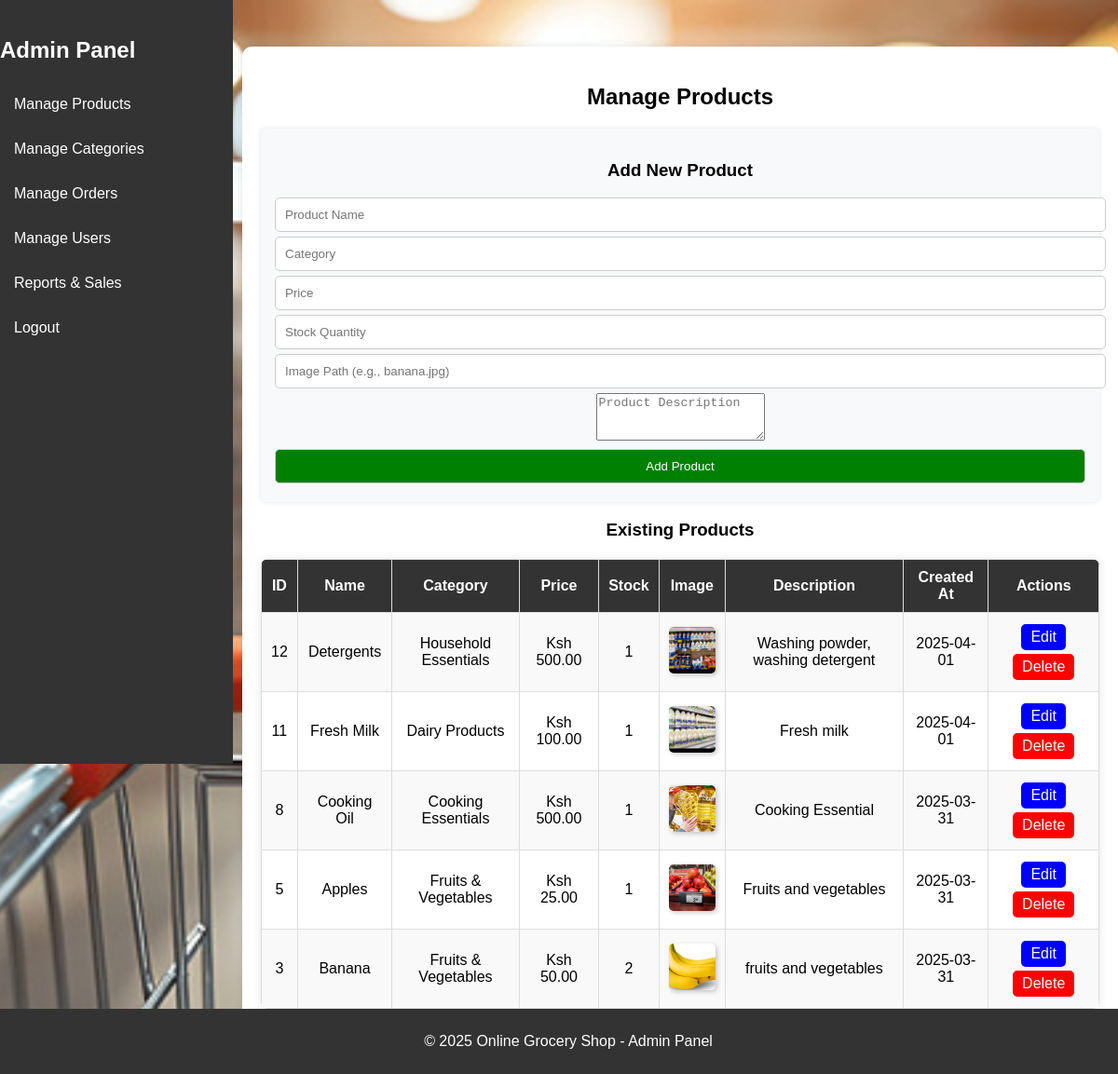
The page /admin/manage_products.php (signed in) on the database its author committed.
### tables this page shows
CREATE TABLE `products` (
  `id` int(11) NOT NULL,
  `name` varchar(255) NOT NULL,
  `category` varchar(100) NOT NULL,
  `price` decimal(10,2) NOT NULL,
  `stock` int(11) NOT NULL DEFAULT 0,
  `image` varchar(255) NOT NULL,
  `description` text NOT NULL,
  `created_at` timestamp NOT NULL DEFAULT current_timestamp()
);

### admin/manage_products.php (the view, shortened to what this page needs)
<?php
include('../db.php');
$result = mysqli_query($conn, "SELECT * FROM products ORDER BY created_at DESC");
?>
<!DOCTYPE html>
<html>
<head>
    <link rel="stylesheet" href="styles.css">
</head>
<body>
    <div class="sidebar">
        <h2>Admin Panel</h2>
        <a href="manage_products.php">Manage Products</a>
        <a href="manage_categories.php">Manage Categories</a>
        <a href="manage_orders.php">Manage Orders</a>
        <a href="manage_users.php">Manage Users</a>
        <a href="reports.php">Reports & Sales</a>
        <a href="admin_logout.php">Logout</a>
    </div>
    <div class="container">
        <h2>Manage Products</h2>
        <div class="form-container">
            <h3>Add New Product</h3>
            <form method="POST">
                <input type="text" name="name" placeholder="Product Name" required>
                <input type="text" name="category" placeholder="Category" required>
                <input type="text" name="price" placeholder="Price" required>
                <input type="text" name="stock" placeholder="Stock Quantity" required>
                <input type="text" name="image" placeholder="Image Path (e.g., banana.jpg)" required>
                <textarea name="description" placeholder="Product Description" rows="3" required></textarea>
                <button type="submit" name="add_product">Add Product</button>
            </form>
        </div>
        <h3>Existing Products</h3>
        <table class="product-table">
            <tr>
                <th>ID</th>
                <th>Name</th>
                <th>Category</th>
                <th>Price</th>
                <th>Stock</th>
                <th>Image</th>
                <th>Description</th>
                <th>Created At</th>
                <th>Actions</th>
            </tr>
            <?php while ($row = mysqli_fetch_assoc($result)) { ?>
                <tr>
                    <td><?php echo $row['id']; ?></td>
                    <td><?php echo $row['name']; ?></td>
                    <td><?php echo $row['category']; ?></td>
                    <td>Ksh <?php echo number_format($row['price'], 2); ?></td>
                    <td><?php echo $row['stock']; ?></td>
                    <td>
                        <img src="images/<?php echo $row['image']; ?>" alt="<?php echo $row['name']; ?>" class="product-img">
                    </td>
                    <td><?php echo $row['description']; ?></td>
                    <td><?php echo date('Y-m-d', strtotime($row['created_at'])); ?></td>
                    <td>
                <a href="edit_product.php?id=<?php echo $row['id']; ?>" class="edit-btn">Edit</a>
                <a href="delete_product.php?id=<?php echo $row['id']; ?>" class="delete-btn" onclick="return confirm('Are you sure?');">Delete</a>
            </td>
                </tr>
            <?php } ?>
        </table>
    </div>
    <footer>
        <p>&copy; 2025 Online Grocery Shop - Admin Panel</p>
    </footer>
</body>
</html>

### admin/styles.css (style rules this page uses)
body { font-family: Arial, sans-serif; margin: 0; padding: 0; background-image: url('images/bg.jpg'); background-size: cover; background-attachment: fixed; background-position: center; }
.container { max-width: 1200px; margin: 50px auto; padding: 20px; background: rgba(255, 255, 255, 0.9); border-radius: 10px; box-shadow: 0px 0px 15px rgba(0, 0, 0, 0.2); text-align: center; }
footer { background-color: #222; color: white; padding: 30px 0; text-align: center; margin-top: 20px; }
input { width: 90%; padding: 10px; margin: 10px 0; border: 1px solid #ccc; border-radius: 5px; }
button { width: 100%; padding: 10px; background: #28a745; color: white; border: none; border-radius: 5px; cursor: pointer; }

### admin/manage_products.php (style rules this page uses)
body { font-family: Arial, sans-serif; background-color: #f4f4f4; margin: 0; padding: 0; display: flex; }
.sidebar { width: 250px; background: #333; color: white; height: 100vh; padding-top: 20px; position: fixed; }
.sidebar a { display: block; color: white; text-decoration: none; padding: 15px; }
.container { margin-left: 260px; padding: 20px; background: white; width: calc(100% - 260px); min-height: 100vh; box-shadow: 0px 0px 10px rgba(0, 0, 0, 0.1); }
.product-table { width: 100%; border-collapse: collapse; margin-top: 20px; background: white; box-shadow: 0px 0px 10px rgba(0, 0, 0, 0.1); border-radius: 8px; overflow: hidden; }
.product-table th, .product-table td { border: 1px solid #ddd; padding: 10px; text-align: center; }
.product-table th { background: #333; color: white; font-weight: bold; }
.product-table tr:nth-child(even) { background: #f9f9f9; }
.product-img { width: 50px; height: 50px; object-fit: cover; border-radius: 5px; box-shadow: 2px 2px 5px rgba(0, 0, 0, 0.2); }
.form-container { margin-top: 20px; padding: 15px; background: #f8f9fa; border-radius: 5px; box-shadow: 0px 0px 5px rgba(0, 0, 0, 0.1); }
.form-container input, .form-container button { display: block; width: 100%; padding: 10px; margin: 5px 0; border: 1px solid #ccc; border-radius: 5px; }
.form-container button { background: green; color: white; cursor: pointer; }
footer { background: #333; color: white; text-align: center; padding: 10px; position: fixed; bottom: 0; width: 100%; }
.edit-btn, .delete-btn { padding: 5px 10px; border-radius: 5px; text-decoration: none; color: white; margin: 2px; display: inline-block; }
.edit-btn { background: blue; }
.delete-btn { background: red; }

### rows shown on the page
products: id "12", name "Detergents", category "Household Essentials", price "500.00", stock "1", image (picture), description "Washing powder, washing detergent", created_at "2025-04-01"
products: id "11", name "Fresh Milk", category "Dairy Products", price "100.00", stock "1", image (picture), description "Fresh milk", created_at "2025-04-01"
products: id "8", name "Cooking Oil", category "Cooking Essentials", price "500.00", stock "1", image (picture), description "Cooking Essential", created_at "2025-03-31"
products: id "5", name "Apples", category "Fruits & Vegetables", price "25.00", stock "1", image (picture), description "Fruits and vegetables", created_at "2025-03-31"
products: id "3", name "Banana", category "Fruits & Vegetables", price "50.00", stock "2", image (picture), description "fruits and vegetables", created_at "2025-03-31"
